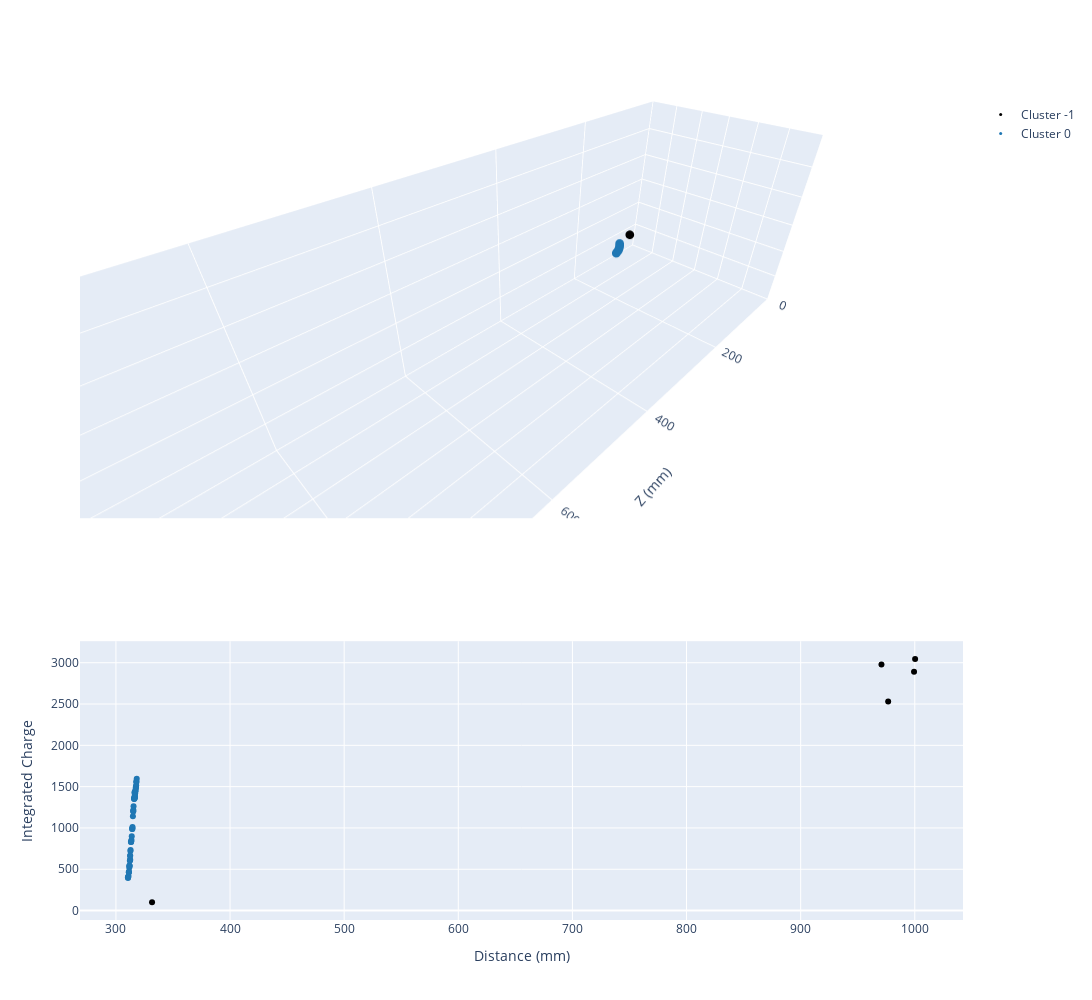

Notebook code for this chart:
### Markdown cell above
We can then plot the clusters together to check the performance of the algorithm

### Code cell
fig = make_subplots(2,1,specs=[[{"type": "scene"}],[{"type": "xy"}]],row_heights=[0.6,0.4])
scaled_data = np.zeros((len(cluster.point_cloud.cloud), 3))
for cluster in clusters:
    fig.add_trace(
        go.Scatter3d(
            x=cluster.point_cloud.cloud[:, 2], 
            y=cluster.point_cloud.cloud[:, 0], 
            z=cluster.point_cloud.cloud[:, 1], 
            mode="markers",
            legendgroup="clusters",
            marker= {
                "size": 3,
                "color": get_color(cluster.label)
            }, 
            name=f"Cluster {cluster.label}"
        ),
        row=1,
        col=1
    )
    fig.add_trace(
        go.Scatter(
            x=np.linalg.norm(cluster.point_cloud.cloud[:, :3], axis=1), 
            y=cluster.point_cloud.cloud[:, 3], 
            legendgroup="clusters",
            mode="markers",
            marker= {
                "color": get_color(cluster.label)
            },
            showlegend=False,
            name=f"Cluster {cluster.label}"
        ),
        row=2,
        col=1
    )
fig.update_layout(
    xaxis_title="Distance (mm)",
    yaxis_title="Integrated Charge",
    scene = {
        "xaxis_range": [0.0, 1000.0],
        "yaxis_range": [-300.0, 300.0],
        "zaxis_range": [-300.0, 300.0],
        "xaxis_title": "Z (mm)",
        "yaxis_title": "X (mm)",
        "zaxis_title": "Y (mm)",
        "aspectratio": {
            "x": 3.3,
            "y": 1.0,
            "z": 1.0
        }
    },
    width=1300,
    height=1000,
)

### Figure 1 — Plotly figure (JSON) as saved in the notebook; plotly's stock layout.template omitted (floating-point values rounded to 4 significant figures)
{"data": [{"legendgroup": "clusters", "marker": {"color": "black", "size": 3}, "mode": "markers", "name": "Cluster -1", "scene": "scene", "type": "scatter3d", "x": [970.5, 976.4, 999.1, 1000.0, 311.1], "y": [0.196, 1.312, 2.987, 3.018, 57.81], "z": [-23.72, -23.64, -23.62, -23.38, 99.2]}, {"legendgroup": "clusters", "marker": {"color": "black"}, "mode": "markers", "name": "Cluster -1", "showlegend": false, "type": "scatter", "x": [970.8, 976.7, 999.3, 1000.0, 331.6], "xaxis": "x", "y": [2980.0, 2531.0, 2892.0, 3046.0, 100.1], "yaxis": "y"}, {"legendgroup": "clusters", "marker": {"color": "rgb(31, 119, 180)", "size": 3}, "mode": "markers", "name": "Cluster 0", "scene": "scene", "type": "scatter3d", "x": [309.1, 309.2, 309.3, 309.5, 309.6, 309.5, 309.7, 309.8, 309.8, 309.7, 309.9, 309.9, 309.9, 310.0, 309.7, 309.7, 309.7, 309.7, 309.7, 309.8, 309.8, 310.0, 309.9, 310.1, 310.2, 310.2, 310.3, 310.2, 310.4, 310.4, 310.4, 310.5, 310.5, 311.2, 310.5, 311.2, 310.8, 310.6, 310.6, 311.2, 310.6, 311.2, 310.4, 310.6, 310.6, 310.7, 311.0, 310.7, 311.0, 310.7, 310.7, 311.0, 310.8, 310.5], "y": [18.11, 18.2, 18.68, 19.09, 19.75, 19.91, 20.25, 20.83, 21.35, 21.59, 21.79, 22.47, 22.86, 23.39, 23.55, 23.78, 24.73, 25.12, 25.46, 25.92, 26.15, 26.44, 26.56, 26.75, 27.16, 27.32, 27.32, 27.46, 27.53, 27.7, 27.99, 28.05, 28.07, 28.09, 28.1, 28.15, 28.17, 28.2, 28.22, 28.25, 28.26, 28.3, 28.31, 28.31, 28.34, 28.35, 28.35, 28.37, 28.38, 28.45, 28.45, 28.45, 28.52, 28.54], "z": [23.05, 23.58, 23.46, 24.76, 25.62, 26.35, 26.05, 27.76, 28.46, 29.51, 28.88, 30.88, 31.4, 32.06, 33.6, 33.9, 35.51, 36.1, 38.33, 39.01, 39.41, 41.52, 40.18, 42.61, 43.34, 43.67, 46.05, 44.11, 46.99, 47.39, 47.96, 51.41, 51.44, 60.49, 51.38, 57.87, 56.09, 51.62, 53.79, 58.7, 53.88, 58.65, 48.49, 55.34, 55.3, 54.19, 57.02, 55.35, 56.98, 54.01, 55.56, 57.13, 56.1, 52.3]}, {"legendgroup": "clusters", "marker": {"color": "rgb(31, 119, 180)"}, "mode": "markers", "name": "Cluster 0", "showlegend": false, "type": "scatter", "x": [310.5, 310.6, 310.7, 311.0, 311.3, 311.3, 311.5, 311.7, 311.9, 311.8, 312.0, 312.2, 312.3, 312.5, 312.4, 312.5, 312.7, 312.8, 313.1, 313.3, 313.4, 313.9, 313.6, 314.2, 314.4, 314.4, 314.9, 314.5, 315.1, 315.2, 315.3, 316.0, 316.0, 318.2, 316.0, 317.7, 317.0, 316.1, 316.5, 317.9, 316.5, 317.9, 315.4, 316.8, 316.8, 316.6, 317.4, 316.8, 317.4, 316.6, 316.9, 317.5, 317.1, 316.2], "xaxis": "x", "y": [402.2, 394.9, 404.3, 419.0, 464.5, 465.5, 465.5, 519.6, 540.5, 544.5, 539.7, 604.0, 608.5, 613.7, 659.4, 667.0, 722.1, 733.9, 830.2, 831.2, 840.5, 899.2, 854.1, 988.5, 988.9, 1000.0, 1142.0, 1012.0, 1205.0, 1198.0, 1218.0, 1353.0, 1349.0, 1597.0, 1357.0, 1515.0, 1450.0, 1370.0, 1361.0, 1565.0, 1368.0, 1553.0, 1262.0, 1422.0, 1417.0, 1384.0, 1488.0, 1423.0, 1482.0, 1406.0, 1441.0, 1501.0, 1450.0, 1430.0], "yaxis": "y"}], "layout": {"height": 1000, "scene": {"aspectratio": {"x": 3.3, "y": 1, "z": 1}, "domain": {"x": [0, 1], "y": [0.49, 1]}, "xaxis": {"range": [0, 1000], "title": {"text": "Z (mm)"}}, "yaxis": {"range": [-300, 300], "title": {"text": "X (mm)"}}, "zaxis": {"range": [-300, 300], "title": {"text": "Y (mm)"}}}, "width": 1300, "xaxis": {"anchor": "y", "domain": [0, 1], "title": {"text": "Distance (mm)"}}, "yaxis": {"anchor": "x", "domain": [0, 0.34], "title": {"text": "Integrated Charge"}}}}
